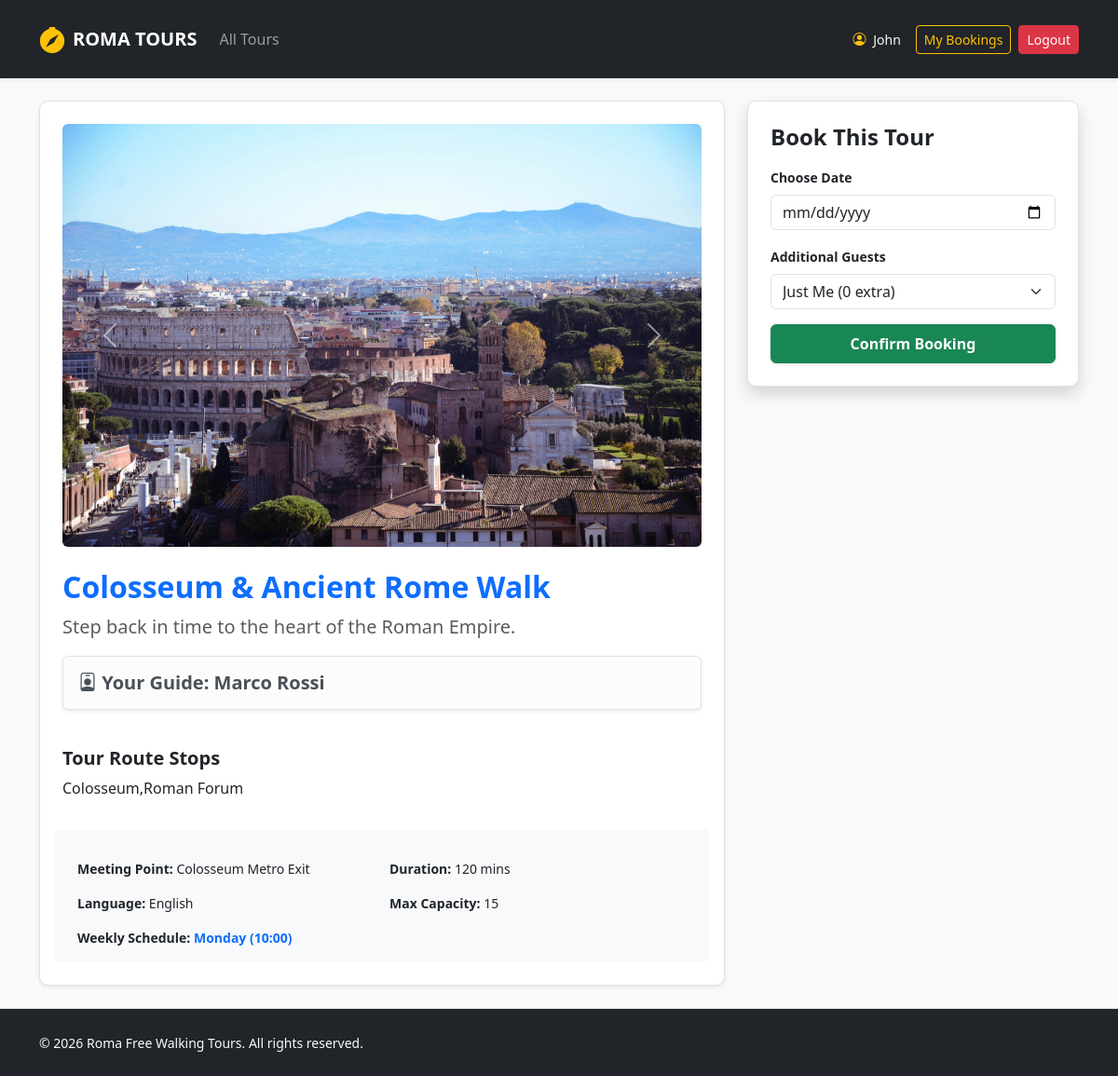
The app's page /tour/detail/1 (signed in) with its own data.
### tables this page shows
CREATE TABLE users (
            id INTEGER PRIMARY KEY AUTOINCREMENT,
            name TEXT NOT NULL,
            surname TEXT NOT NULL,
            email TEXT UNIQUE NOT NULL,
            password TEXT NOT NULL,
            role TEXT CHECK(role IN ('guide', 'participant', 'administrator')) NOT NULL,
            languages TEXT
        );

CREATE TABLE tours (
            id INTEGER PRIMARY KEY AUTOINCREMENT,
            guide_id INTEGER NOT NULL,
            title TEXT NOT NULL,
            meeting_point TEXT NOT NULL,
            duration INTEGER NOT NULL,
            language TEXT NOT NULL,
            max_participants INTEGER NOT NULL,
            description TEXT NOT NULL,
            stops TEXT NOT NULL,
            photos TEXT NOT NULL,
            FOREIGN KEY (guide_id) REFERENCES users(id) ON DELETE CASCADE
        );

### routes/participant_routes.py (the view)
@participant_bp.route("/tour/detail/<int:tour_id>")
def tour_detail(tour_id):
    tour = tours_dao.get_tour_by_id(tour_id)
    if not tour:
        flash("Tour not found.", "danger")
        return redirect(url_for("home"))
    photos_list = tour['photos'].split(',') if tour['photos'] else []
    return render_template("tour_detail.html", tour=tour, photos=photos_list)

### app.py (called while the page is built)
@login_manager.user_loader
def load_user(user_id):
    db_user = get_user_by_id(user_id)
    if db_user:
        return User(
            id=db_user["id"], name=db_user["name"], surname=db_user["surname"],
            email=db_user["email"], role=db_user["role"], languages=db_user["languages"]
        )
    return None

### dao/tours_dao.py (called while the page is built)
def get_tour_by_id(p_tour_id):
    query = """
        SELECT t.*, u.name as guide_name, u.surname as guide_surname,
               GROUP_CONCAT(ts.day_of_week || ' (' || ts.start_time || ')', ', ') as schedule
        FROM tours t
        LEFT JOIN tour_schedule ts ON t.id = ts.tour_id
        JOIN users u ON t.guide_id = u.id
        WHERE t.id = ?
        GROUP BY t.id
    """
    conn = sqlite3.connect(DB_FILE_PATH)
    conn.row_factory = sqlite3.Row
    cursor = conn.cursor()
    cursor.execute(query, (p_tour_id,))
    tour = cursor.fetchone()
    conn.close()
    return tour

### dao/users_dao.py (called while the page is built)
def get_user_by_id(p_id):
    query = "SELECT * FROM users WHERE id = ?"
    conn = sqlite3.connect("roma_tours.db")
    conn.row_factory = sqlite3.Row
    cursor = conn.cursor()
    cursor.execute(query, (p_id,))
    db_user = cursor.fetchone()
    cursor.close()
    conn.close()
    return db_user

### templates/tour_detail.html (shortened to what this page needs)
{% extends 'base.html' %}
{% block content %}
<div class="col-md-8">
  <div class="card shadow-sm border p-4 mb-4">
    <div id="tourCarousel" class="carousel slide mb-4" data-bs-ride="carousel">
      <div class="carousel-inner">
        {% for photo in photos %}
        <div class="carousel-item {{ 'active' if loop.first }}">
          <img src="{{ url_for('static', filename='images/' + photo.strip()) }}"
               class="d-block w-100 rounded"
               alt="Tour Photo">
        </div>
        {% endfor %}
      </div>
      <button class="carousel-control-prev" type="button" data-bs-target="#tourCarousel" data-bs-slide="prev">
        <span class="carousel-control-prev-icon"></span>
      </button>
      <button class="carousel-control-next" type="button" data-bs-target="#tourCarousel" data-bs-slide="next">
        <span class="carousel-control-next-icon"></span>
      </button>
    </div>
    <h2 class="text-primary fw-bold">{{ tour.title }}</h2>
    <p class="lead text-muted">{{ tour.description }}</p>
    <div class="alert alert-light border shadow-sm">
        <h5 class="fw-bold mb-0">
            <i class="bi bi-person-badge"></i> Your Guide: {{ tour.guide_name }} {{ tour.guide_surname }}
        </h5>
    </div>
    <h5 class="mt-4 fw-bold">Tour Route Stops</h5>
    <p>{{ tour.stops }}</p>
    <div class="row g-3 mt-3 bg-light p-3 rounded small">
      <div class="col-6"><strong>Meeting Point:</strong> {{ tour.meeting_point }}</div>
      <div class="col-6"><strong>Duration:</strong> {{ tour.duration }} mins</div>
      <div class="col-6"><strong>Language:</strong> {{ tour.language }}</div>
      <div class="col-6"><strong>Max Capacity:</strong> {{ tour.max_participants }}</div>
      <div class="col-12">
          <strong>Weekly Schedule:</strong>
          <span class="text-primary fw-bold">{{ tour.schedule if tour.schedule else 'No schedule set' }}</span>
      </div>
    </div>
  </div>
</div>
<div class="col-md-4">
  <div class="card shadow border p-4">
    <h4 class="fw-bold mb-3">Book This Tour</h4>
    {% if current_user.is_authenticated and current_user.role == 'participant' %}
    <form action="{{ url_for('participant.book_tour', tour_id=tour.id) }}" method="POST">
      <div class="mb-3">
        <label for="txt_date" class="form-label small fw-bold">Choose Date</label>
        <input type="date" class="form-control" name="txt_date" id="txt_date" required>
        </div>
      <div class="mb-3">
        <label for="txt_count" class="form-label small fw-bold">Additional Guests</label>
        <select class="form-select" name="txt_count" id="txt_count" onchange="generateInputs()">
          <option value="0">Just Me (0 extra)</option>
        </select>
      </div>
      <button type="submit" class="btn btn-success w-100 py-2 fw-bold shadow-sm">Confirm Booking</button>
    </form>
    {% elif current_user.is_authenticated %}
      <div class="alert alert-warning small text-center">Only logged-in participants can make a booking.</div>
    {% else %}
      <div class="alert alert-info small text-center mb-3">You must be logged in as a participant to book this tour.</div>
      <a href="{{ url_for('auth.login') }}" class="btn btn-primary w-100 btn-sm">Login Now</a>
    {% endif %}
  </div>
</div>
{% endblock %}

### templates/base.html (shortened to what this page needs)
<!DOCTYPE html>
<html lang="en">
<head>
  <link href="https://cdn.jsdelivr.net/npm/bootstrap@5.3.2/dist/css/bootstrap.min.css" rel="stylesheet">
  <link rel="stylesheet" href="https://cdn.jsdelivr.net/npm/bootstrap-icons@1.11.3/font/bootstrap-icons.min.css">
  <link rel="stylesheet" href="{{ url_for('static', filename='css/styles.css') }}">
</head>
<body class="d-flex flex-column min-vh-100">
  <header>
    <nav class="navbar navbar-expand-lg navbar-dark bg-dark shadow-sm py-3 mb-4">
      <div class="container">
        <a class="navbar-brand d-flex align-items-center fw-bold text-uppercase tracking-wider" href="{{ url_for('roma_tours') }}">
          <i class="bi bi-compass-fill me-2 text-warning fs-3"></i> Roma Tours
        </a>
        <div class="collapse navbar-collapse" id="mainNav">
          <ul class="navbar-nav me-auto mb-2 mb-lg-0">
            <li class="nav-item">
              <a class="nav-link {% if request.endpoint == 'home' %}active{% endif %}" href="{{ url_for('home') }}">All Tours</a>
            </li>
          </ul>
          <div class="d-flex align-items-center gap-2">
            {% if current_user.is_authenticated %}
              <span class="text-light me-2 small">
                <i class="bi bi-person-circle me-1 text-warning"></i> {{ current_user.name }}
              </span>
              {% if current_user.role == 'administrator' %}
                <a href="{{ url_for('auth.profile_admin') }}" class="btn btn-outline-warning btn-sm">Admin Dashboard</a>
              {% elif current_user.role == 'guide' %}
                <a href="{{ url_for('auth.profile_guide') }}" class="btn btn-outline-warning btn-sm">Guide Profile</a>
              {% else %}
                <a href="{{ url_for('auth.profile_participant') }}" class="btn btn-outline-warning btn-sm">My Bookings</a>
              {% endif %}
              <a href="{{ url_for('auth.logout') }}" class="btn btn-danger btn-sm">Logout</a>
            {% endif %}
          </div>
        </div>
      </div>
    </nav>
  </header>
  <main class="container flex-grow-1">
    <div class="row g-4">
      {% block content %}{% endblock %}
    </div>
  </main>
  <footer class="mt-auto border-top bg-dark text-light">
    <div class="container py-4">
      <div class="row align-items-center">
        <div class="col-12 col-md-6 text-center text-md-start">
          <span class="small">© 2026 Roma Free Walking Tours. All rights reserved.</span>
        </div>
      </div>
    </div>
  </footer>
</body>
</html>

### static/css/styles.css (style rules this page uses)
body { background-color: #f8f9fa; font-family: 'Segoe UI', Tahoma, Geneva, Verdana, sans-serif; font-size: 1rem; }
.card { border: none; border-radius: 0.6rem; transition: transform 0.2s ease, box-shadow 0.2s ease; }

### records on screen
users: name "John"
tours: title "Colosseum & Ancient Rome Walk", description "Step back in time to the heart of the Roman Empire.", stops "Colosseum,Roman Forum", meeting_point "Colosseum Metro Exit", duration "120", language "English", max_participants "15"
users: guide_name "Marco", guide_surname "Rossi"

### other values on screen
{{ tour.schedule if tour.schedule else 'No schedule set' }} "Monday (10:00)"
